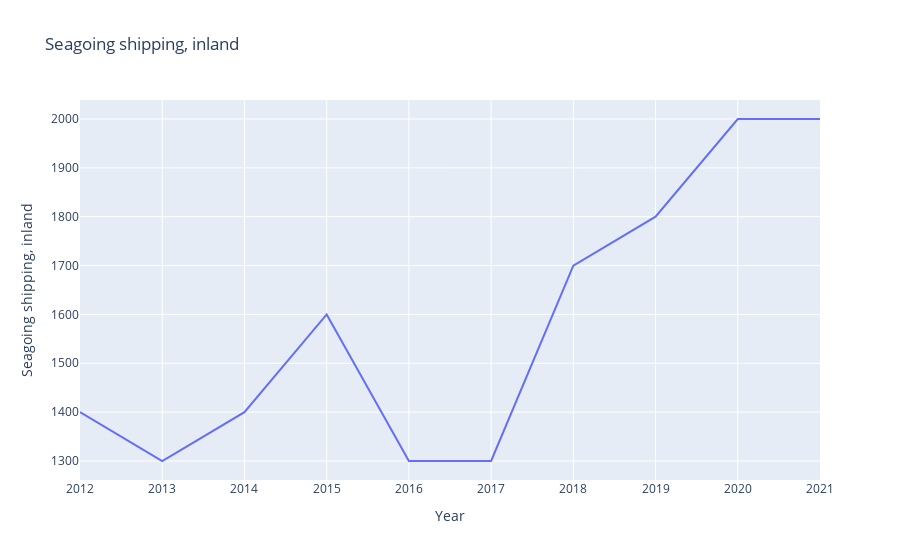

The notebook cell saved with this chart:
### Code cell
fig = px.line(df, x='Year', y='Seagoing shipping, inland', title = "Seagoing shipping, inland")
fig.show()

### Figure 1 — Plotly figure (JSON) as saved in the notebook; plotly's stock layout.template omitted (floating-point values rounded to 4 significant figures)
{"data": [{"hovertemplate": "Year=%{x}<br>Seagoing shipping, inland=%{y}<extra></extra>", "legendgroup": "", "line": {"color": "#636efa", "dash": "solid"}, "marker": {"symbol": "circle"}, "mode": "lines", "name": "", "orientation": "v", "showlegend": false, "type": "scatter", "x": [2012, 2013, 2014, 2015, 2016, 2017, 2018, 2019, 2020, 2021], "xaxis": "x", "y": [1400, 1300, 1400, 1600, 1300, 1300, 1700, 1800, 2000, 2000], "yaxis": "y"}], "layout": {"legend": {"tracegroupgap": 0}, "title": {"text": "Seagoing shipping, inland"}, "xaxis": {"anchor": "y", "domain": [0, 1], "title": {"text": "Year"}}, "yaxis": {"anchor": "x", "domain": [0, 1], "title": {"text": "Seagoing shipping, inland"}}}}
